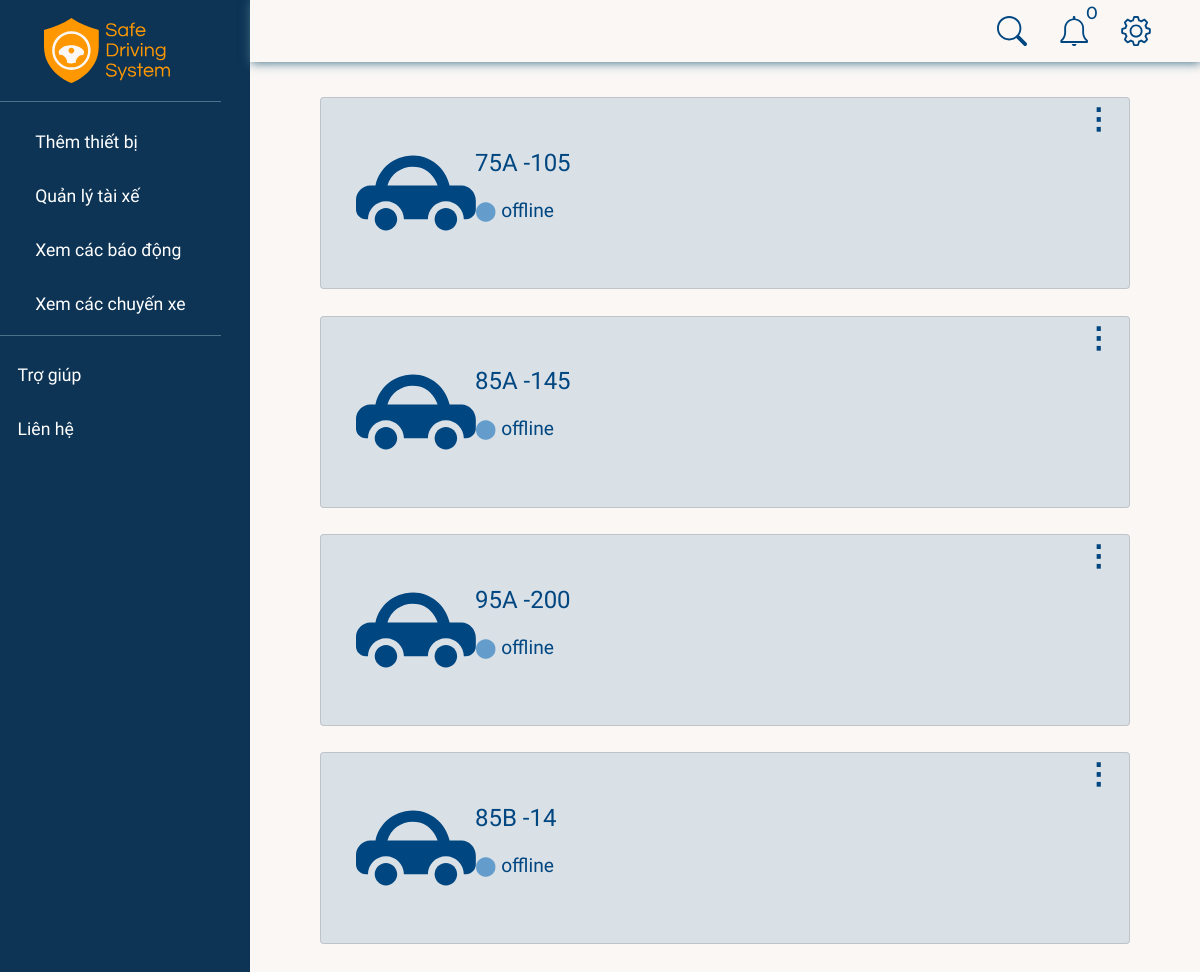
/home/ (signed in), run on an earlier commit of the app's database.
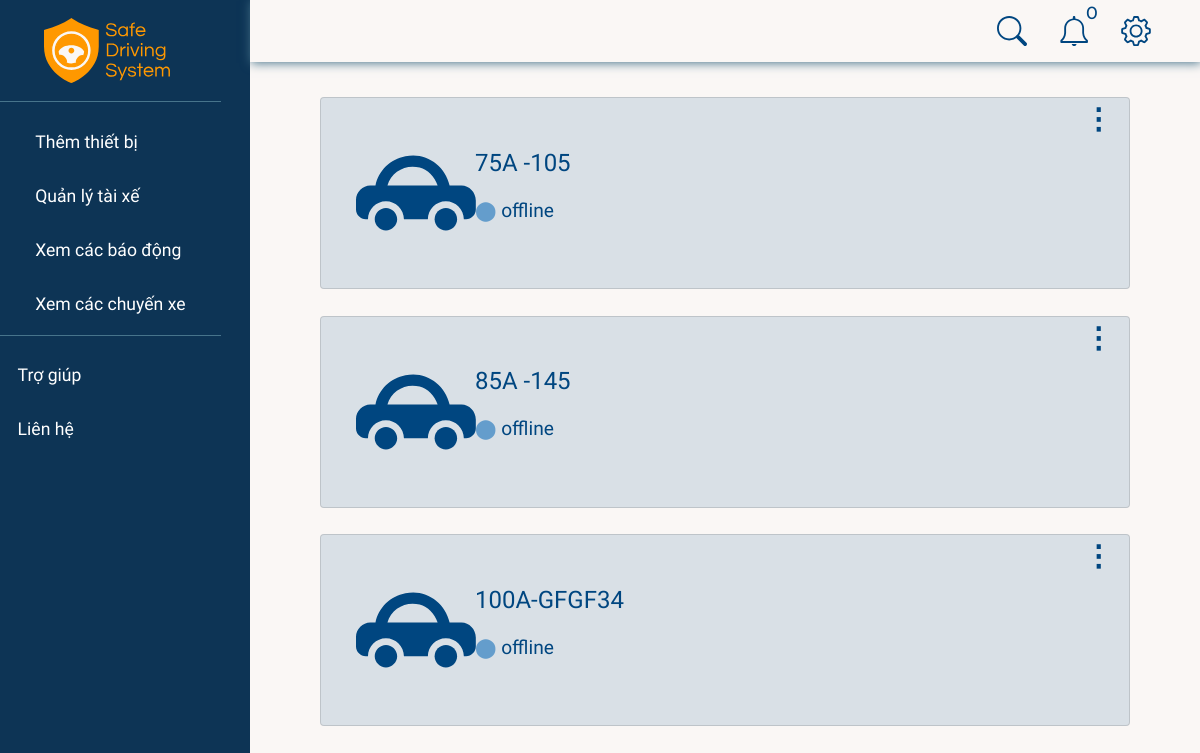
And on a later commit of the database.
### accounts/models.py (models this page shows, shortened)
class Car(models.Model):
    class Meta:
        constraints = [
            models.UniqueConstraint(fields=["licensePlate"], name="licensePlate"),
        ]
    name = models.CharField(max_length=50)
    licensePlate = models.CharField(max_length=20, null=True)
    boughtDate = models.DateTimeField(auto_now_add=True, null=True)
    company = models.ForeignKey(Company, null=True, on_delete=models.CASCADE)

class RaspDevice(models.Model):
    STATUS = (
        ("online", "online"),
        ("offline", "offline"),
    )
    name = models.CharField(max_length=50)
    car = models.OneToOneField(Car, null=True, on_delete=models.SET_NULL, blank=True)
    status = models.CharField(
        max_length=50, null=True, blank=True, choices=STATUS, default="offline"
    )
    password = models.CharField(max_length=8, null=True, blank=True)
    dateAdded = models.DateTimeField(auto_now_add=True)

### accounts/views.py (the view, shortened to what this page needs)
# urls.py: path("home/", views.home, name="home"),
@login_required(login_url="/")
def home(request):
    company = request.user.profile.company
    cars = Car.objects.filter(company=company)
    lastestAlerts, unreadCounts = getNotifications(company)
    context = {"cars": cars, "notifications": lastestAlerts, "unreadNotis": unreadCounts}
    return render(request, "content.html", context)

### accounts/views.py (called while the page is built)
def getNotifications(company):
    lastestAlerts = Alert.objects.filter(drive__device__car__company=company).order_by('-timeOccured')[:5]
    unreadCounts = 0
    for alert in lastestAlerts:
        unreadCounts = (unreadCounts + 1) if not alert.isRead else unreadCounts
    return lastestAlerts, unreadCounts

### accounts/templates/content.html (shortened to what this page needs)
{% extends 'base.html' %}
{% load static %}
{% block content %}
{% for car in cars %}
<div class="card" id="{{ car.licensePlate }}">
    <div class="card-body row">
        <div class="avt col-lg-2 col-3">
            <img src="{% static '/images/web/car-image.svg' %}" alt="">
        </div>
        <div class="info col-lg-9 col-7">
            <p class="license-plate">{{ car.licensePlate }}</p>
            <p> <span
                {% if car.raspdevice.status == 'offline' %}
                class="deactive-circle"
                {% else %}
                class="active-circle"
                {% endif %}>&#11044;
                </span>
                {{ car.raspdevice.status }}
            </p>
        </div>
        <div class="more col-lg-1 col-2 dropdown">
            <a href="#" type="button" id="dropdownMenu-carxxx" data-toggle="dropdown" aria-haspopup="true"
                aria-expanded="true">&#8942;</a>
        </div>
    </div>
</div>
{% endfor %}
<br>
{% endblock content%}

What changed in the data, as far as the page shows it:
removed Car: licensePlate "95A -200", raspdevice.status "offline"
removed Car: licensePlate "85B -14", raspdevice.status "offline"
added Car: licensePlate "100A-GFGF34", raspdevice.status "offline"
